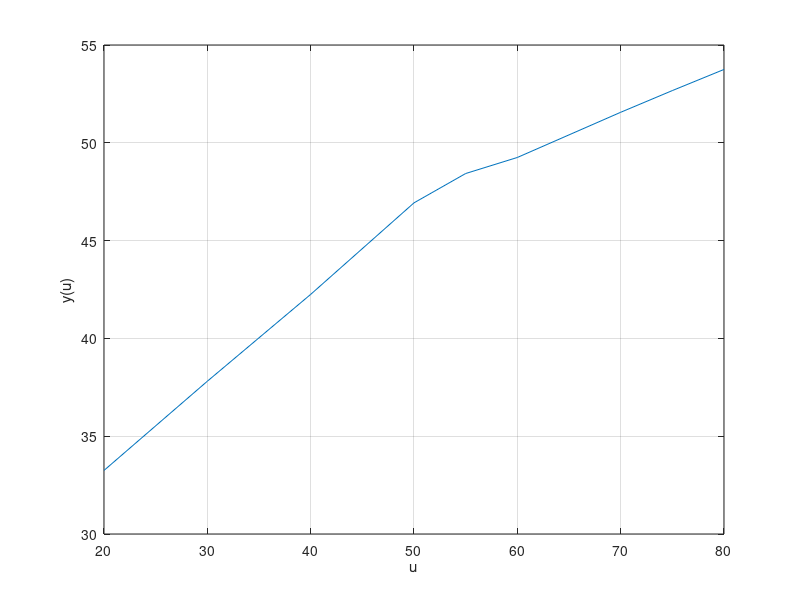

MATLAB code for this plot:
step_response = [33.25 37.81 42.25 46.93 48.43 49.25 51.56 52.67 53.75];
u = [20 30 40 50 55 60 70 75 80];

figure;
title("Charakterystyka statyczna");
plot(u, step_response);
grid on;
xlabel("u");
ylabel("y(u)");
